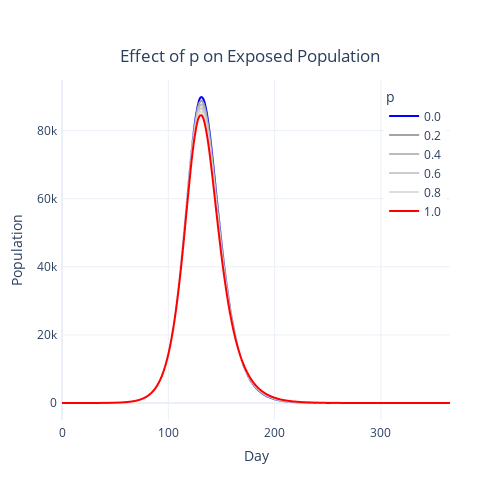

The notebook cell saved with this chart:
### Code cell
fig = px.line(df[df['state'] == 'E'], x='step',  y='val', color='p', template='plotly_white',
              color_discrete_sequence=["blue", '#a3a3a3', '#bbbbbb', '#cccccc', '#dddddd', 'red'])
fig.update_layout(
    autosize=False,
    width=500,
    height=500,
    margin=dict(
        l=50,
        r=50,
        b=80,
        t=80,
        pad=4
    ),
    yaxis=dict(
        title_text="Population",
    ),
    xaxis=dict(
        title_text="Day",
    ),
    title={
    'text': "Effect of p on Exposed Population",
    'y':0.9,
    'x':0.5,
    'xanchor': 'center',
    'yanchor': 'top'},
    legend=dict(
        yanchor="top",
        y=0.99,
        xanchor="right",
        x=0.99
    )
)
fig.show()
fig.write_image('maternal_immunity_E.png')

### Figure 1 — Plotly figure (JSON) as saved in the notebook; plotly's stock layout.template omitted (floating-point values rounded to 4 significant figures; data arrays with more than 128 entries replaced by an {"elided": "..."} marker saying what was removed)
{"data": [{"hovertemplate": "p=0.0<br>step=%{x}<br>val=%{y}<extra></extra>", "legendgroup": "0.0", "line": {"color": "blue", "dash": "solid"}, "marker": {"symbol": "circle"}, "mode": "lines", "name": "0.0", "showlegend": true, "type": "scattergl", "x": {"elided": "366 int values"}, "xaxis": "x", "y": {"elided": "366 float values"}, "yaxis": "y"}, {"hovertemplate": "p=0.2<br>step=%{x}<br>val=%{y}<extra></extra>", "legendgroup": "0.2", "line": {"color": "#a3a3a3", "dash": "solid"}, "marker": {"symbol": "circle"}, "mode": "lines", "name": "0.2", "showlegend": true, "type": "scattergl", "x": {"elided": "366 int values"}, "xaxis": "x", "y": {"elided": "366 float values"}, "yaxis": "y"}, {"hovertemplate": "p=0.4<br>step=%{x}<br>val=%{y}<extra></extra>", "legendgroup": "0.4", "line": {"color": "#bbbbbb", "dash": "solid"}, "marker": {"symbol": "circle"}, "mode": "lines", "name": "0.4", "showlegend": true, "type": "scattergl", "x": {"elided": "366 int values"}, "xaxis": "x", "y": {"elided": "366 float values"}, "yaxis": "y"}, {"hovertemplate": "p=0.6<br>step=%{x}<br>val=%{y}<extra></extra>", "legendgroup": "0.6", "line": {"color": "#cccccc", "dash": "solid"}, "marker": {"symbol": "circle"}, "mode": "lines", "name": "0.6", "showlegend": true, "type": "scattergl", "x": {"elided": "366 int values"}, "xaxis": "x", "y": {"elided": "366 float values"}, "yaxis": "y"}, {"hovertemplate": "p=0.8<br>step=%{x}<br>val=%{y}<extra></extra>", "legendgroup": "0.8", "line": {"color": "#dddddd", "dash": "solid"}, "marker": {"symbol": "circle"}, "mode": "lines", "name": "0.8", "showlegend": true, "type": "scattergl", "x": {"elided": "366 int values"}, "xaxis": "x", "y": {"elided": "366 float values"}, "yaxis": "y"}, {"hovertemplate": "p=1.0<br>step=%{x}<br>val=%{y}<extra></extra>", "legendgroup": "1.0", "line": {"color": "red", "dash": "solid"}, "marker": {"symbol": "circle"}, "mode": "lines", "name": "1.0", "showlegend": true, "type": "scattergl", "x": {"elided": "366 int values"}, "xaxis": "x", "y": {"elided": "366 float values"}, "yaxis": "y"}], "layout": {"autosize": false, "height": 500, "legend": {"title": {"text": "p"}, "tracegroupgap": 0, "x": 0.99, "xanchor": "right", "y": 0.99, "yanchor": "top"}, "margin": {"b": 80, "l": 50, "pad": 4, "r": 50, "t": 80}, "title": {"text": "Effect of p on Exposed Population", "x": 0.5, "xanchor": "center", "y": 0.9, "yanchor": "top"}, "width": 500, "xaxis": {"anchor": "y", "domain": [0, 1], "title": {"text": "Day"}}, "yaxis": {"anchor": "x", "domain": [0, 1], "title": {"text": "Population"}}}}
